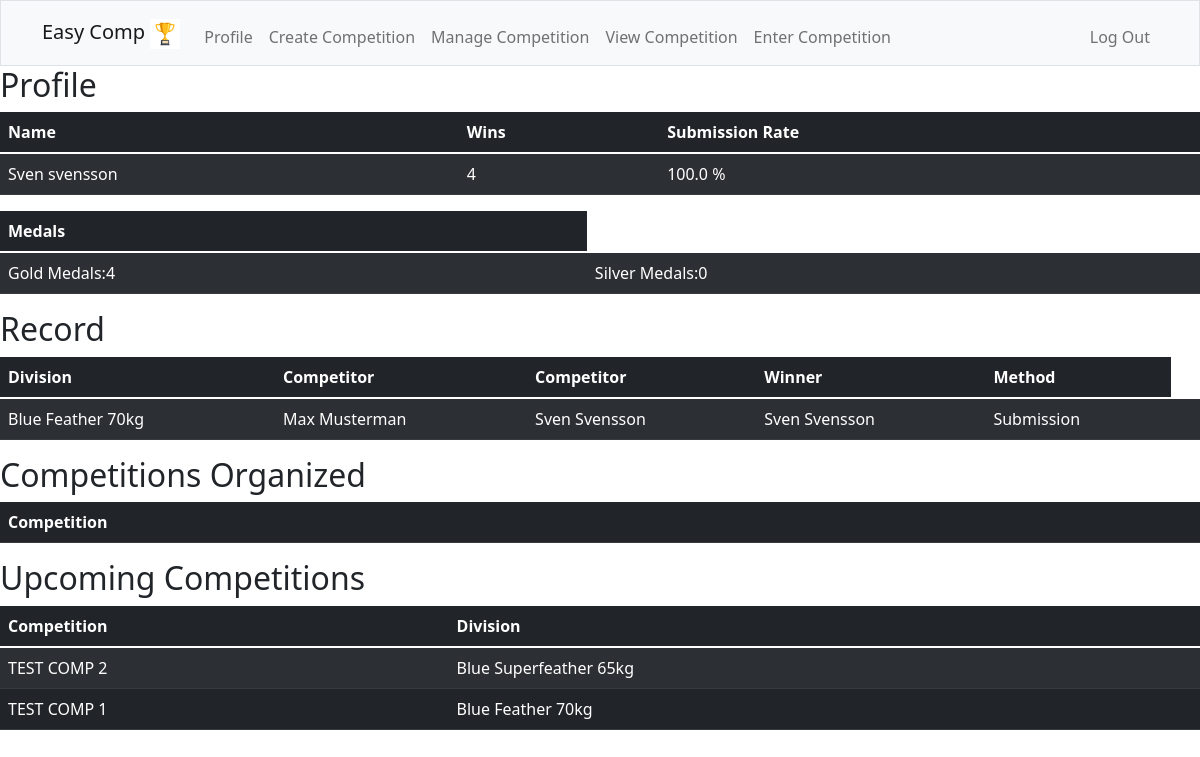
/ (signed in), run on the app's committed database.
### tables this page shows
CREATE TABLE matchresults (
    id TEXT NOT NULL,
    comp_id INTEGER NOT NULL,
    div_id INTEGER NOT NULL,
    div_name TEXT NOT NULL,
    competitor1_name TEXT NOT NULL,
    competitor2_name TEXT NOT NULL,
    winner TEXT NOT NULL,
    method TEXT NOT NULL,
    PRIMARY KEY(id)
    FOREIGN KEY(comp_id) REFERENCES competitions(id),
    FOREIGN KEY(div_id) REFERENCES divisions(id)
);

CREATE TABLE divisions (
    id INTEGER NOT NULL,
    name TEXT NOT NULL,
    comp_id INTEGER NOT NULL,
    comp_name TEXT NOT NULL,
    PRIMARY KEY(id),
    FOREIGN KEY(comp_id) REFERENCES competitions(id)
    FOREIGN KEY(comp_name) REFERENCES competitions(name)
);

### app.py (the view)
@app.route("/")
@login_required
def index():
    rows = db.execute("SELECT * FROM users WHERE id = ?", session["user_id"])
    firstname = rows[0]["firstname"]
    lastname = rows[0]["lastname"]
    name = firstname + " " + lastname
    competitions = []
    rows = db.execute("SELECT * FROM competitions WHERE organizer_id = ?", session["user_id"])
    for i in range(len(rows)):
        competition = rows[i]["name"]
        competitions.append(competition)
    rows = db.execute("SELECT DISTINCT comp_name, name FROM divisions INNER JOIN competitors on competitors.division_id = divisions.id WHERE competitor_id = ?", session["user_id"])
    entered = rows
    rows = db.execute("SELECT COUNT (*) FROM matchresults WHERE winner = ?", name)
    wins = rows[0]["COUNT (*)"]
    if wins == 0:
        submissionrate = 0
    else:
        submission = "submission"
        rows = db.execute("SELECT COUNT (*) FROM matchresults WHERE winner = ? AND method = ? ", name, submission)
        submissions = rows[0]["COUNT (*)"]
        submissionrate = (submissions / wins) * 100
    rows = db.execute("SELECT COUNT (*) FROM competition_results WHERE gold = ?", name)
    gold = rows[0]["COUNT (*)"]
    rows = db.execute("SELECT COUNT (*) FROM competition_results WHERE silver = ?", name)
    silver = rows[0]["COUNT (*)"]
    results = db.execute("SELECT DISTINCT id, div_name, competitor1_name, competitor2_name, winner, method FROM matchresults WHERE competitor1_name OR competitor2_name = ?", name)
    return render_template("index.html", name=name, wins=wins, submissionrate=submissionrate, gold=gold, silver=silver, results=results, competitions=competitions, entered=entered)

### app.py (called while the page is built)
@app.after_request
def after_request(response):
    response.headers["Cache-Control"] = "no-cache, no-store, must-revalidate"
    response.headers["Expires"] = 0
    response.headers["Pragma"] = "no-cache"
    return response

### helpers.py (called while the page is built)
def login_required(f):
    @wraps(f)
    def decorated_function(*args, **kwargs):
        if session.get("user_id") is None:
            return redirect("/login")
        return f(*args, **kwargs)
    return decorated_function

### templates/index.html (shortened to what this page needs)
{% extends "layout.html" %}
{% block main %}
<h2>Profile</h2>
<table class="table table-dark table-striped" aria-label="uservictories">
    <thead>
        <tr>
            <th>Name</th>
            <th>Wins</th>
            <th>Submission Rate</th>
        </tr>
    </thead>
    <tbody>
        <tr>
            <td>{{ name | capitalize }}</td>
            <td>{{ wins }}</td>
            <td>{{ submissionrate }} %</td>
        </tr>
    </tbody>
</table>
<table class="table table-dark table-striped" aria-label="usersmedals">
    <thead>
        <tr>
            <th>Medals</th>
        </tr>
    </thead>
    <tbody>
        <tr>
            <td>Gold Medals:{{ gold }} </td>
            <td>Silver Medals:{{ silver }} </td>
        </tr>
    </tbody>
</table>
<h2>Record</h2>
<table class="table table-dark table-striped" aria-label="usersrecord">
    <thead>
        <tr>
            <th>Division</th>
            <th>Competitor</th>
            <th>Competitor</th>
            <th>Winner</th>
            <th>Method</th>
        </tr>
    </thead>
    <tbody>
      {% for result in results %}
        <tr>
            <td>{{ result['div_name'] }}</td>
            <td>{{ result['competitor1_name'] }}</td>
            <td>{{ result['competitor2_name'] }}</td>
            <td>{{ result['winner'] }}</td>
            <td>{{ result['method']| capitalize  }}</td>
            <td>
          </td>
        </tr>
        {% endfor %}
    </tbody>
  </table>
<table class="table table-dark table-striped" aria-label="userscompetitions">
    <h2>Competitions Organized</h2>
    <thead>
        <th>Competition</th>
    </thead>
</table>
<table class="table table-dark table-striped" aria-label="usersupcomingcompetitions">
    <h2>Upcoming Competitions</h2>
    <thead>
        <th>Competition</th>
        <th>Division</th>
    </thead>
    <tbody>
        {% for entry in entered %}
        <tr>
            <td>{{ entry["comp_name"]}}</td>
            <td>{{ entry["name"]}}</td>
         </tr>
        {% endfor %}
    </tbody>
</table>
{% endblock %}

### data on the page
matchresults: div_name "Blue Feather 70kg", competitor1_name "Max Musterman", competitor2_name "Sven Svensson", winner "Sven Svensson", method "Submission"
divisions: comp_name "TEST COMP 2", name "Blue Superfeather 65kg"
divisions: comp_name "TEST COMP 1", name "Blue Feather 70kg"

### other printed values
{{ name | capitalize }} "Sven svensson"
{{ wins }} "4"
{{ submissionrate }} "100.0"
{{ gold }} "4"
{{ silver }} "0"
